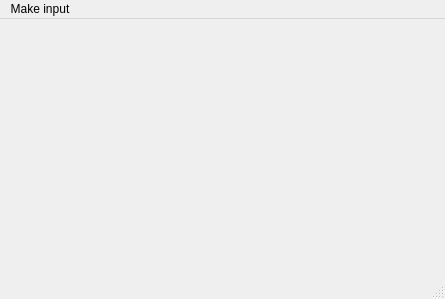
<?xml version="1.0" encoding="UTF-8"?>
<ui version="4.0">
 <class>MainWindow</class>
 <widget class="QMainWindow" name="MainWindow">
  <property name="geometry">
   <rect>
    <x>0</x>
    <y>0</y>
    <width>445</width>
    <height>299</height>
   </rect>
  </property>
  <property name="windowTitle">
   <string>MainWindow</string>
  </property>
  <widget class="QWidget" name="centralwidget"/>
  <widget class="QMenuBar" name="menubar">
   <property name="geometry">
    <rect>
     <x>0</x>
     <y>0</y>
     <width>445</width>
     <height>22</height>
    </rect>
   </property>
   <widget class="QMenu" name="menuMake_input">
    <property name="title">
     <string>Make input</string>
    </property>
    <addaction name="actionMake_double"/>
   </widget>
   <addaction name="menuMake_input"/>
  </widget>
  <widget class="QStatusBar" name="statusbar"/>
  <action name="actionMake_double">
   <property name="text">
    <string>Make</string>
   </property>
  </action>
 </widget>
 <resources/>
 <connections/>
</ui>
